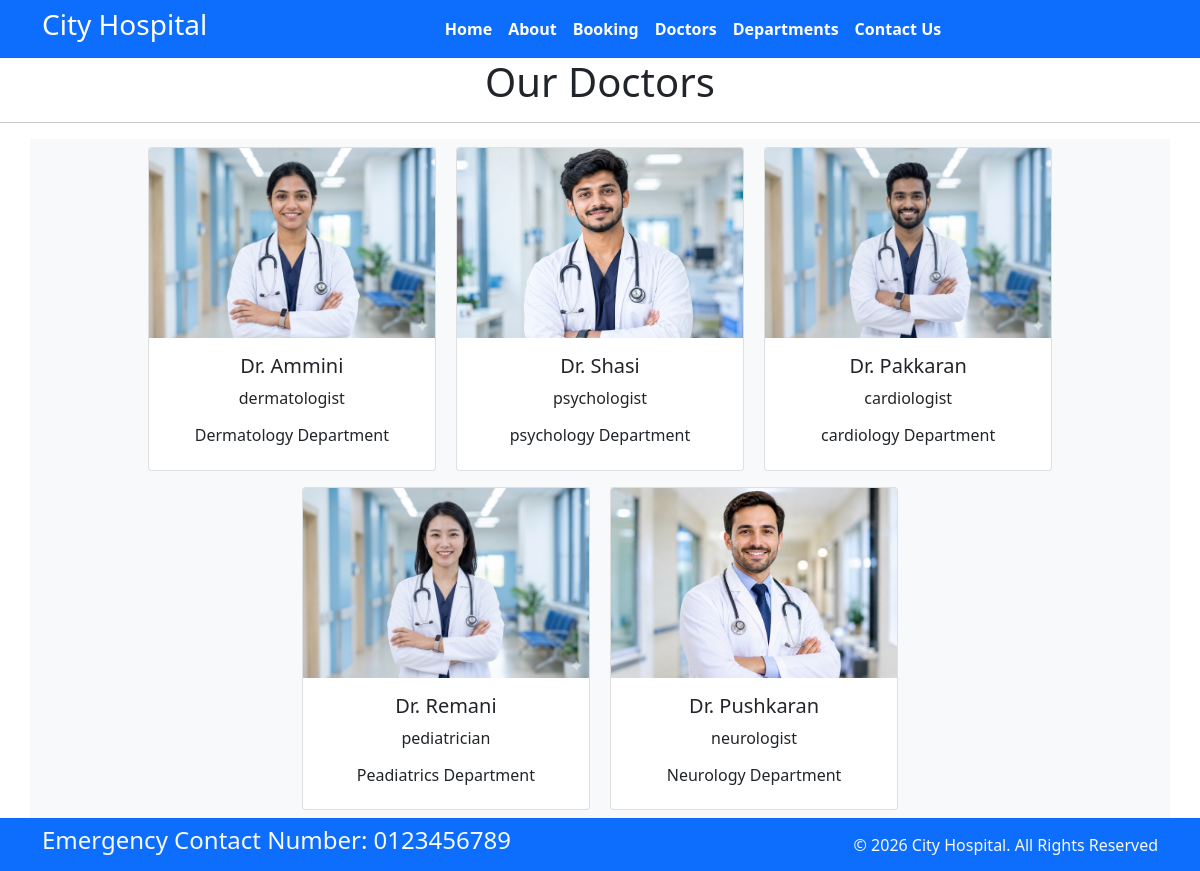
Page /doctors on the committed database.
### home/models.py (models this page shows, shortened)
class Doctors(models.Model):
    doc_name = models.CharField(max_length=255)
    doc_spec = models.CharField(max_length=255)
    dep_name = models.ForeignKey(Departments, on_delete=models.CASCADE)
    doc_image = models.ImageField(upload_to='doctors')

class Departments(models.Model):
    dep_name = models.CharField(max_length=100)
    dep_discription = models.TextField()
    def __str__(self):
        return self.dep_name

### home/views.py (the view)
# urls.py: path('doctors',views.doctors,name='doctors'),
def doctors(request):
    dict_docs = {
        'doctors': Doctors.objects.all()
    }
    return render(request, 'doctors.html', dict_docs)

### templates/doctors.html (shortened to what this page needs)
{% extends 'base.html' %}
{% block content%}
<h1 class="text-center">Our Doctors</h1>
<hr>
<div class="container text-center bg-light">
    {% for d in doctors%}
    <div class="card text-center mx-2 my-2" style="width: 18rem; display:inline-block">
        <img src="{{d.doc_image.url}}" class="card-img-top" alt="...">
        <div class="card-body">
            <h5 class="card-title">Dr. {{d.doc_name}}</h5>
            <p class="card-text">{{d.doc_spec}}</p>
            <h6>{{d.dep_name}} Department</h6>
        </div>
    </div>
    {% endfor %}
</div>
{% endblock %}

### templates/base.html (shortened to what this page needs)
{% load static %}
<!DOCTYPE html>
<html>
<head>
  <link rel="stylesheet" href=" https://cdn.jsdelivr.net/npm/bootstrap@5.1.3/dist/css/bootstrap.min.css ">
  <link rel="stylesheet" href="https://use.fontawesome.com/releases/v5.2.0/css/all.css">
  <link rel="stylesheet" href="{% static '/css/style.css'%}">
</head>
<body>
  <nav class="navbar bg-primary navbar-expand-md ">
    <div class="container">
      <div class="col-2 text-left pl-md-0">
        <h3 class="text-white"> City Hospital </h3>
      </div>
      <div class="collapse navbar-collapse justify-content-center col-md-8 navbar-collapse-3">
        <ul class="navbar-nav justify-content-center  fw-bold">
          <li class="nav-item active">
            <a class="nav-link text-white" href="{% url 'home' %}">Home </a>
          </li>
          <li class="nav-item">
            <a class="nav-link text-white" href="{% url 'about' %}">About</a>
          </li>
          <li class="nav-item">
            <a class="nav-link text-white" href="{% url 'booking' %}">Booking</a>
          </li>
          <li class="nav-item">
            <a class="nav-link text-white" href="{% url 'doctors' %}">Doctors</a>
          </li>
          <li class="nav-item">
            <a class="nav-link text-white" href="{% url 'department' %}">Departments</a>
          </li>
          <li class="nav-item">
            <a class="nav-link text-white" href="{% url 'contact' %}">Contact Us</a>
          </li>
        </ul>
      </div>
    </div>
  </nav>
  {% block content%}{% endblock %}
  <section class="">
    <footer class="pt-2 pb-2  bg-primary text-light">
      <div class="container">
        <div class="row align-items-center">
          <div class="col-12 col-md-8">
            <h4>Emergency Contact Number: 0123456789</h4>
          </div>
          <div class="col-12 col-md-4 mt-4 mt-md-0 text-center text-md-end">
            © 2026 City Hospital. All Rights Reserved
          </div>
        </div>
      </div>
    </footer>
  </section>
</body>
</html>

### rows in the picture
Doctors: doc_image (picture), doc_name "Ammini", doc_spec "dermatologist", dep_name "Dermatology"
Doctors: doc_image (picture), doc_name "Shasi", doc_spec "psychologist", dep_name "psychology"
Doctors: doc_image (picture), doc_name "Pakkaran", doc_spec "cardiologist", dep_name "cardiology"
Doctors: doc_image (picture), doc_name "Remani", doc_spec "pediatrician", dep_name "Peadiatrics"
Doctors: doc_image (picture), doc_name "Pushkaran", doc_spec "neurologist", dep_name "Neurology"
